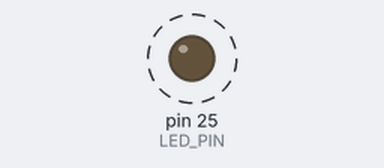
Bench run of a sketch on a simulated Arduino Mega 2560, built with avr-gcc and run on an emulated ATmega2560. Shown: output pins drawn as LEDs (lit = HIGH). Dashed ring = blinking. What the sketch prints to the serial monitor is not drawn.

Above: at 0.5 s.
Timing chart, 0 to 4.6 s (numbered marks = the images above):
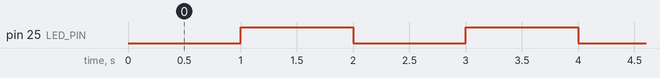

Measured:
- by itself, pin 25 (LED_PIN): alternates HIGH for 1.0 s and LOW for 1.0 s

The sketch:

Part4.ino
```cpp
/*
 * Lab 1 Part 4 - Cycle the brightness through 4 LED states and print value to serial monitor.
 */

const int LED_PIN = 25;
const int READ_PIN = 38;
int val = 0;

void setup() {
  pinMode(LED_PIN, OUTPUT);
  pinMode(READ_PIN, INPUT_PULLUP);
  Serial.begin(9600);
}

void loop() {
  analogWrite(LED_PIN, val);
  val += 64;
  if (val == 256)
  {
    val = 0;
  }

  Serial.print("The value is: ");
  Serial.println(val);

  delay(500);
}
```
